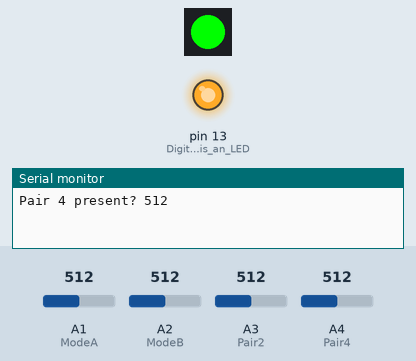
The sketch below on a simulated Arduino Uno, built with avr-gcc and run on an emulated ATmega328P. Parts: 1 RGB LEDs in strip order, left to right, output pins drawn as LEDs (lit = HIGH), the last lines printed to the serial monitor. The test bench sets the inputs (shaded band); at power-on: A4 (Pair4) = 512, A3 (Pair2) = 512, A1 (ModeA) = 512, A2 (ModeB) = 512. Pins used as bus, display or sensor lines are not drawn.

Above: at 2.4 s.
2.5 s: A4 (Pair4) set to 140
At 4.6 s:
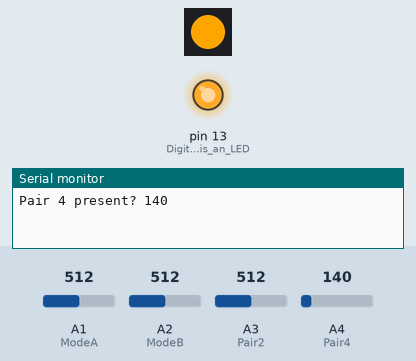
6.0 s: A3 (Pair2) set to 160
9.5 s: A3 (Pair2) set to 140
At 11.3 s:
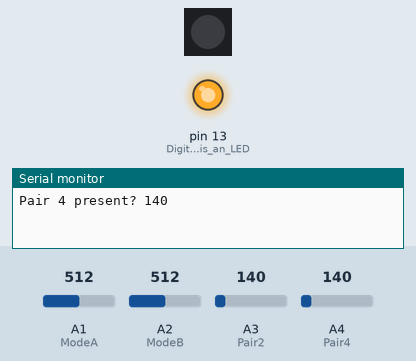
13.0 s: A1 (ModeA) set to 90
16.5 s: A2 (ModeB) set to 110
20.0 s: A2 (ModeB) set to 96
At 21.5 s:
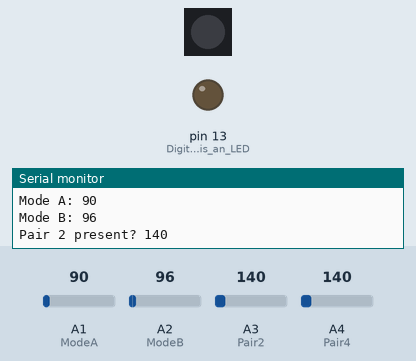
Timing chart, 0 to 23.0 s (numbered marks = the images above; inputs shaded):
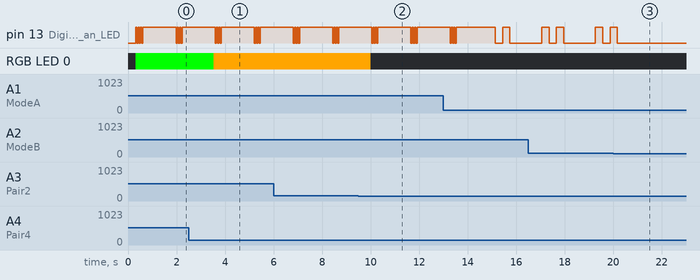

The sketch:

MrRadar_firmware.ino
```cpp
#include <Adafruit_DotStar.h>

//Defining pins for the RGB Led on board the trinket
#define NUMPIXELS 1
#define DATAPIN 7
#define CLOCKPIN 8

//Setup for the RGB Led
Adafruit_DotStar strip = Adafruit_DotStar(NUMPIXELS, DATAPIN, CLOCKPIN, DOTSTAR_BGR);

//Define the pins on trinket to read voltages
int ModeA = 1;  //Analog Pin 1
int ModeB = 2;  //Analog Pin 2
int Pair2 = 3;  //Analog Pin 3
int Pair4 = 4;  //Analog Pin 4

//Initialize the voltage values
int ModeA_val = 0;
int ModeB_val = 0;
int Pair2_val = 0;
int Pair4_val = 0;

void setup()
{
  //Start RGB Led
  strip.begin();
  strip.show();

  //Start a serial connection for debugging
  Serial.begin(9600);

  //Initialize Red LED
  pinMode(13, OUTPUT);  //Digital Pin 13 is an LED on the Trinket M0

  //Power feed for Resistance measurement
  pinMode(1,OUTPUT);  //Digital Pin 1 is the same as Analog Pin 0.
                      //pinMode is a function for digital Pins so we use 1
}

void loop()
{
  //Read voltages on each pin for PoE
  ModeA_val = analogRead(ModeA);
  ModeB_val = analogRead(ModeB);
  //End PoE Readings

  //Turn on voltage for resistance reading
  digitalWrite(1, HIGH);          //Turn on digital Pin 1 to create a voltage on the line
  delay(150);                     //Provide enough time for the line to achieve steady state
  Pair2_val = analogRead(Pair2);  //Read voltage on Pair 2
  Pair4_val = analogRead(Pair4);  //Read voltage on Pair 4

  //Turn off voltage for resistance reading
  digitalWrite(1, LOW);
  delay(150);

  //Display those voltages across serial link for debugging
  //Values will be between 0 and 1024.
  Serial.print("Mode A: ");
  Serial.print(ModeA_val);
  Serial.println(" ");
  Serial.print("Mode B: ");
  Serial.print(ModeB_val);
  Serial.println(" ");
  Serial.print("Pair 2 present? ");
  Serial.print(Pair2_val);
  Serial.println(" ");
  Serial.print("Pair 4 present? ");
  Serial.print(Pair4_val);
  Serial.println(" ");
  Serial.println(" ");
  Serial.println(" ");

  //If Pair 2 and Pair 4 are both connected to a transformer then
  //cause the RGB LED to go green.
  if((Pair2_val>150)&&(Pair4_val>150))
  {
    strip.setPixelColor(0, 0x00FF00); // green
    strip.show();
  }
  //If Pair 2 is connected, but Pair 4 is not connected to a transformer then
  //cause the RGB LED to go orange.
  else if((Pair2_val>150)&&(Pair4_val<150))
  {
    strip.setPixelColor(0, 255,165,0); // orange
    strip.show();
  }
  //If neither pair is connected, turn off the RGB LED.
  else
  {
    strip.clear();
    strip.show();
  }

  //If voltage is present on pair 3, then blink red LED fast.
  if(ModeA_val>100 || ModeA_val<80)
  {
    digitalWrite(13, HIGH);
    delay(50);
    digitalWrite(13, LOW);
    delay(50);
    digitalWrite(13, HIGH);
    delay(50);
    digitalWrite(13, LOW);
    delay(50);
    digitalWrite(13, HIGH);
    delay(50);
    digitalWrite(13, LOW);
    delay(50);
    digitalWrite(13, HIGH);
  }
  //If voltage is present on pair 1, then blink red LED slow.
  else if(ModeB_val>100 || ModeB_val<80)
  {
    digitalWrite(13, HIGH);
    delay(300);
    digitalWrite(13, LOW);
    delay(300);
    digitalWrite(13, HIGH);
    delay(300);
    digitalWrite(13, LOW);
  }
  //If no voltage is present, darken the LED.
  else
  {
    digitalWrite(13, LOW);
  }
  delay(1000);
}
```

Measured:
- the behaviour switches between 151 and 150 on A3 (Pair2) (found by bisection; images 1 and 2)
- the behaviour switches between 101 and 100 on A2 (ModeB) (found by bisection; images 2 and 3)
- after the input at 2.5 s, RGB LED 0: RGB(0, 255, 0) → RGB(255, 165, 0) after 1.0 s
- after the input at 9.5 s, RGB LED 0: RGB(255, 165, 0) → off after 0.50 s
- after the input at 20.0 s, pin 13 (Digital_Pin_13_is_an_LED): goes on until 20.2 s, then stays LOW
